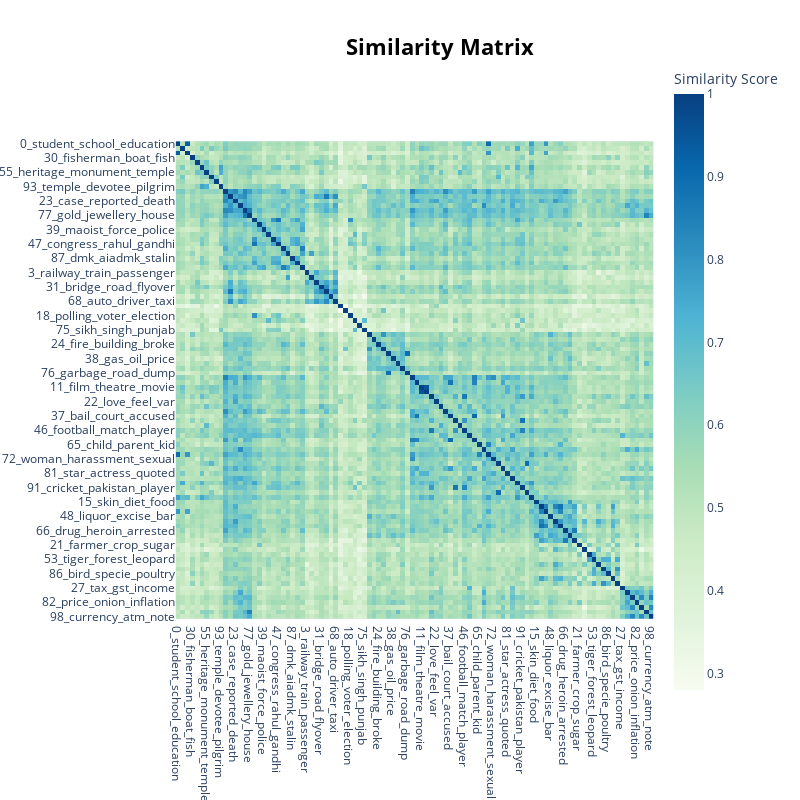

The code cell stored with this chart in its notebook:
### Code cell
topic_model.visualize_heatmap(n_clusters=10, width=800, height=800)

### Figure 1 — Plotly figure (JSON) as saved in the notebook; plotly's stock layout.template omitted (floating-point values rounded to 4 significant figures; data arrays with more than 128 entries replaced by an {"elided": "..."} marker saying what was removed)
{"data": [{"coloraxis": "coloraxis", "hovertemplate": "x: %{x}<br>y: %{y}<br>Similarity Score: %{z}<extra></extra>", "name": "0", "type": "heatmap", "x": ["0_student_school_education", "7_music_song_singer", "10_student_university_college", "30_fisherman_boat_fish", "34_tourism_tourist_beach", "50_idol_puja_durga", "55_heritage_monument_temple", "70_art_artist_painting", "83_book_writer_literary", "93_temple_devotee_pilgrim", "1_police_suicide_body", "5_driver_accident_car", "23_case_reported_death", "58_tata_car_company", "74_police_gold_stolen", "77_gold_jewellery_house", "2_bjp_party_candidate", "29_protest_farmer_police", "39_maoist_force_police", "40_nuclear_china_chinese", "44_telangana_trs_reddy", "47_congress_rahul_gandhi", "54_blast_terror_bomb", "80_aircraft_defence_missile", "87_dmk_aiadmk_stalin", "88_cpm_trinamool_party", "97_militant_killed_grenade", "3_railway_train_passenger", "12_flight_airport_airline", "20_bus_transport_route", "31_bridge_road_flyover", "36_traffic_road_accident", "59_parking_space_vehicle", "68_auto_driver_taxi", "4___", "14_temperature_degree_rainf...", "18_polling_voter_election", "28_pakistan_pakistani_taliban", "73_wedding_marriage_couple", "75_sikh_singh_punjab", "6_water_supply_dam", "16_power_electricity_solar", "24_fire_building_broke", "26_flood_disaster_rain", "35_waste_plastic_garbage", "38_gas_oil_price", "60_mining_coal_sand", "62_pollution_air_level", "76_garbage_road_dump", "8_girl_police_accused", "9_court_justice_bench", "11_film_theatre_movie", "13_film_actor_director", "17_round_championship_game", "22_love_feel_var", "25_land_housing_estate", "33_police_station_cop", "37_bail_court_accused", "41_cricket_wicket_ball", "42_building_demolition_cons...", "46_football_match_player", "56_worker_wage_government", "61_court_rape_imprisonment", "65_child_parent_kid", "67_company_brand_product", "69_school_teacher_student", "72_woman_harassment_sexual", "78_fashion_designer_collect...", "79_cbi_bribe_acb", "81_star_actress_quoted", "85_insurance_forum_consumer", "89_party_guest_night", "91_cricket_pakistan_player", "94_fashion_designer_wear", "99_event_student_dance", "15_skin_diet_food", "19_hospital_patient_cancer", "32_medical_doctor_college", "48_liquor_excise_bar", "52_swine_flu_tested", "57_baby_hospital_ambulance", "66_drug_heroin_arrested", "71_milk_tobacco_food", "95_drug_medicine_pharma", "21_farmer_crop_sugar", "49_vaccination_vaccine_dos", "51_tree_forest_sapling", "53_tiger_forest_leopard", "63_dengue_mosquito_health", "64_dog_stray_animal", "86_bird_specie_poultry", "90_transplant_organ_blood", "96_cattle_cow_animal", "27_tax_gst_income", "43_stock_sensex_market", "45_card_cyber_ration", "82_price_onion_inflation", "84_bank_loan_rate", "92_gold_diamond_jewellery", "98_currency_atm_note"], "xaxis": "x", "y": ["0_student_school_education", "7_music_song_singer", "10_student_university_college", "30_fisherman_boat_fish", "34_tourism_tourist_beach", "50_idol_puja_durga", "55_heritage_monument_temple", "70_art_artist_painting", "83_book_writer_literary", "93_temple_devotee_pilgrim", "1_police_suicide_body", "5_driver_accident_car", "23_case_reported_death", "58_tata_car_company", "74_police_gold_stolen", "77_gold_jewellery_house", "2_bjp_party_candidate", "29_protest_farmer_police", "39_maoist_force_police", "40_nuclear_china_chinese", "44_telangana_trs_reddy", "47_congress_rahul_gandhi", "54_blast_terror_bomb", "80_aircraft_defence_missile", "87_dmk_aiadmk_stalin", "88_cpm_trinamool_party", "97_militant_killed_grenade", "3_railway_train_passenger", "12_flight_airport_airline", "20_bus_transport_route", "31_bridge_road_flyover", "36_traffic_road_accident", "59_parking_space_vehicle", "68_auto_driver_taxi", "4___", "14_temperature_degree_rainf...", "18_polling_voter_election", "28_pakistan_pakistani_taliban", "73_wedding_marriage_couple", "75_sikh_singh_punjab", "6_water_supply_dam", "16_power_electricity_solar", "24_fire_building_broke", "26_flood_disaster_rain", "35_waste_plastic_garbage", "38_gas_oil_price", "60_mining_coal_sand", "62_pollution_air_level", "76_garbage_road_dump", "8_girl_police_accused", "9_court_justice_bench", "11_film_theatre_movie", "13_film_actor_director", "17_round_championship_game", "22_love_feel_var", "25_land_housing_estate", "33_police_station_cop", "37_bail_court_accused", "41_cricket_wicket_ball", "42_building_demolition_cons...", "46_football_match_player", "56_worker_wage_government", "61_court_rape_imprisonment", "65_child_parent_kid", "67_company_brand_product", "69_school_teacher_student", "72_woman_harassment_sexual", "78_fashion_designer_collect...", "79_cbi_bribe_acb", "81_star_actress_quoted", "85_insurance_forum_consumer", "89_party_guest_night", "91_cricket_pakistan_player", "94_fashion_designer_wear", "99_event_student_dance", "15_skin_diet_food", "19_hospital_patient_cancer", "32_medical_doctor_college", "48_liquor_excise_bar", "52_swine_flu_tested", "57_baby_hospital_ambulance", "66_drug_heroin_arrested", "71_milk_tobacco_food", "95_drug_medicine_pharma", "21_farmer_crop_sugar", "49_vaccination_vaccine_dos", "51_tree_forest_sapling", "53_tiger_forest_leopard", "63_dengue_mosquito_health", "64_dog_stray_animal", "86_bird_specie_poultry", "90_transplant_organ_blood", "96_cattle_cow_animal", "27_tax_gst_income", "43_stock_sensex_market", "45_card_cyber_ration", "82_price_onion_inflation", "84_bank_loan_rate", "92_gold_diamond_jewellery", "98_currency_atm_note"], "yaxis": "y", "z": {"elided": "100x100 float values"}}], "layout": {"coloraxis": {"colorbar": {"title": {"text": "Similarity Score"}}, "colorscale": [[0, "rgb(247,252,240)"], [0.125, "rgb(224,243,219)"], [0.25, "rgb(204,235,197)"], [0.375, "rgb(168,221,181)"], [0.5, "rgb(123,204,196)"], [0.625, "rgb(78,179,211)"], [0.75, "rgb(43,140,190)"], [0.875, "rgb(8,104,172)"], [1, "rgb(8,64,129)"]]}, "height": 800, "hoverlabel": {"bgcolor": "white", "font": {"family": "Rockwell", "size": 16}}, "legend": {"title": {"text": "Trend"}}, "margin": {"t": 60}, "showlegend": true, "title": {"font": {"color": "Black", "size": 22}, "text": "<b>Similarity Matrix", "x": 0.55, "xanchor": "center", "y": 0.95, "yanchor": "top"}, "width": 800, "xaxis": {"anchor": "y", "constrain": "domain", "domain": [0, 1], "scaleanchor": "y"}, "yaxis": {"anchor": "x", "autorange": "reversed", "constrain": "domain", "domain": [0, 1]}}}
